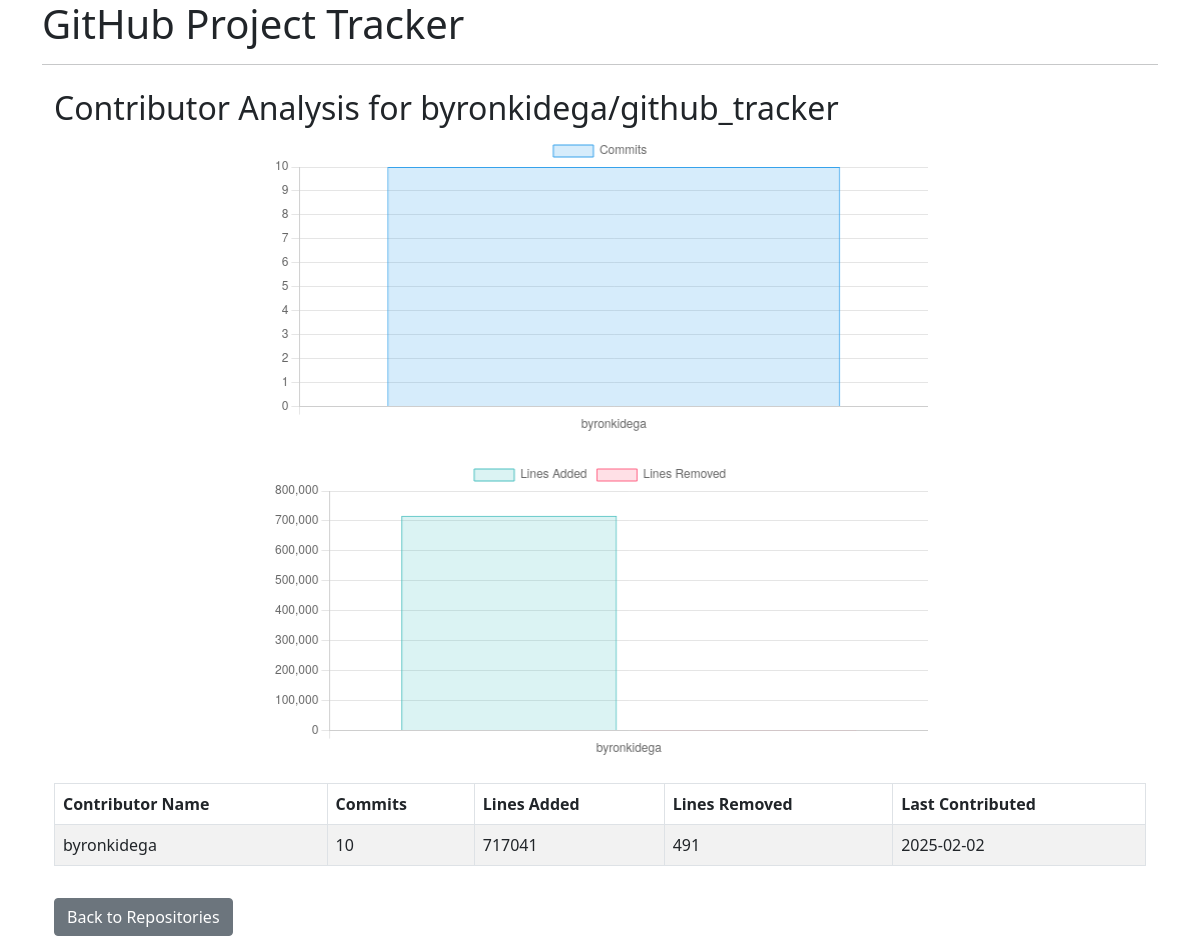
The app's page /contributors_page/byronkidega/github_tracker, older data.
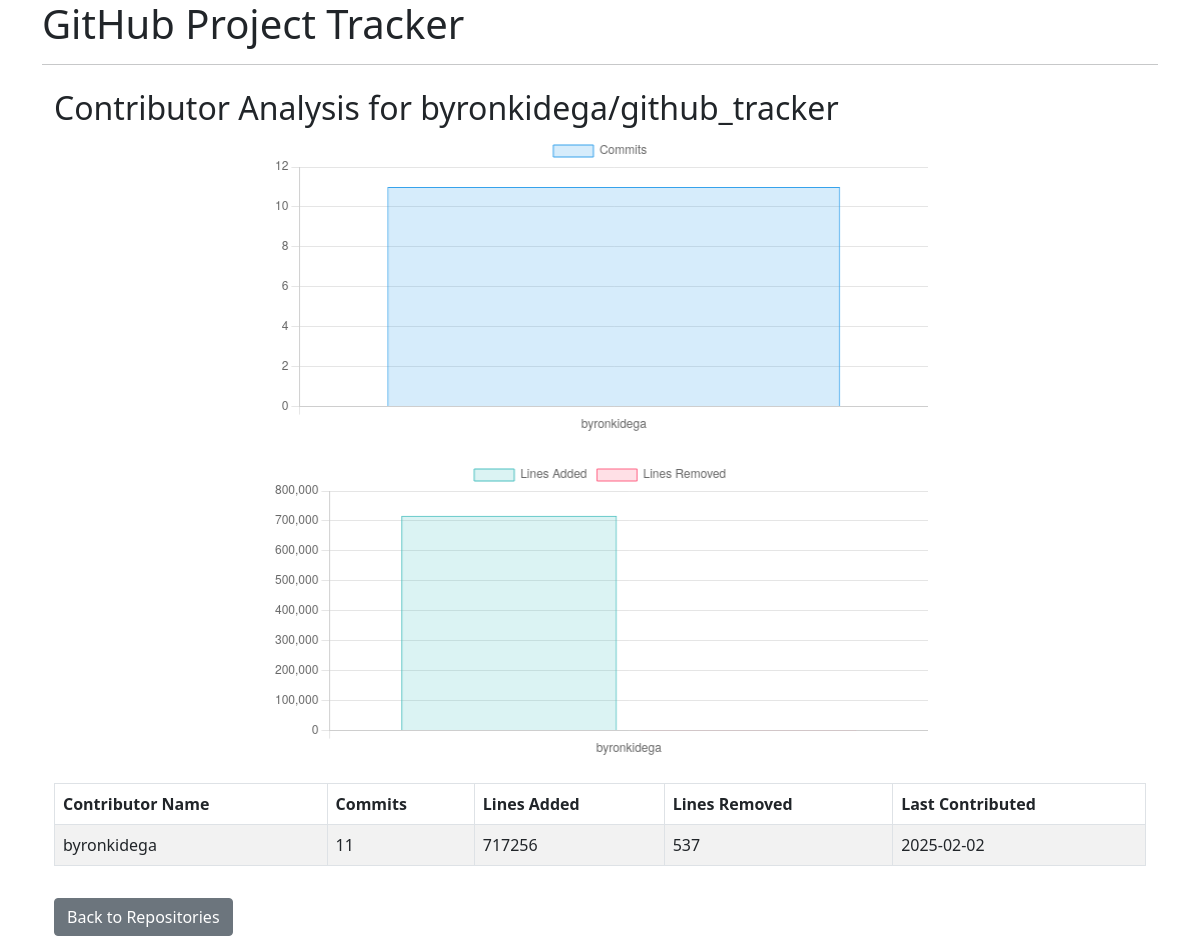
The same page, newer data.
### app/models.py (models this page shows, shortened)
class Contributor(db.Model):
    id = db.Column(db.Integer, primary_key=True)
    repository_id = db.Column(db.Integer, db.ForeignKey('repository.id'), nullable=False)
    repository = db.relationship("Repository", back_populates="contributors")
    contributor_name = db.Column(db.String(255), nullable=False)
    commit_count = db.Column(db.Integer, default=0)
    lines_added = db.Column(db.Integer, default=0)
    lines_removed = db.Column(db.Integer, default=0)
    last_contributed = db.Column(db.DateTime, default=datetime.utcnow)

### app/routes.py (the view)
@bp.route('/contributors_page/<owner>/<repo>')
def contributors_page(owner, repo):
    repository = Repository.query.filter_by(name=repo, owner=owner).first()
    if not repository:
        flash("Repository not found.", "danger")
        return redirect(url_for('main.repositories'))  # Redirect to repositories page
    contributors = Contributor.query.filter_by(repository_id=repository.id).order_by(Contributor.commit_count.desc()).all()
    return render_template('contributors_page.html', contributors=contributors, repo=repo, owner=owner)

### app/templates/contributors_page.html (shortened to what this page needs)
{% extends "base.html" %}
{% block content %}
<div class="container mt-4">
    <h2>Contributor Analysis for {{ owner }}/{{ repo }}</h2>
    <div style="width: 60%; height: 300px; margin: auto;">
        <canvas id="commitChart"></canvas>
    </div>
    <div style="width: 60%; height: 300px; margin: auto;" class="mt-4">
        <canvas id="lineChart"></canvas>
    </div>
    <table class="table table-bordered table-striped mt-4">
        <thead>
            <tr>
                <th>Contributor Name</th>
                <th>Commits</th>
                <th>Lines Added</th>
                <th>Lines Removed</th>
                <th>Last Contributed</th>
            </tr>
        </thead>
        <tbody>
            {% for contributor in contributors %}
                <tr>
                    <td>{{ contributor.contributor_name }}</td>
                    <td>{{ contributor.commit_count }}</td>
                    <td>{{ contributor.lines_added }}</td>
                    <td>{{ contributor.lines_removed }}</td>
                    <td>
                        {% if contributor.last_contributed %}
                            {{ contributor.last_contributed.strftime('%Y-%m-%d') }}
                        {% else %}
                            N/A
                        {% endif %}
                    </td>
                </tr>
            {% else %}
                <tr>
                    <td colspan="5">No contributors found.</td>
                </tr>
            {% endfor %}
        </tbody>
    </table>
    <a href="{{ url_for('main.repositories') }}" class="btn btn-secondary mt-3">Back to Repositories</a>
</div>
{% endblock %}

Row changes from the older to the newer data that the page shows:
changed Contributor "byronkidega": commit_count "10" → "11"; lines_added "717041" → "717256"; lines_removed "491" → "537"
Text that changed along with them:
chart data {{ contributors|map(attribute='commit_count')|list|tojson }}: [10] → [11]
chart data {{ contributors|map(attribute='lines_added')|list|tojson }}: [717041] → [717256]
chart data {{ contributors|map(attribute='lines_removed')|list|tojson }}: [491] → [537]
